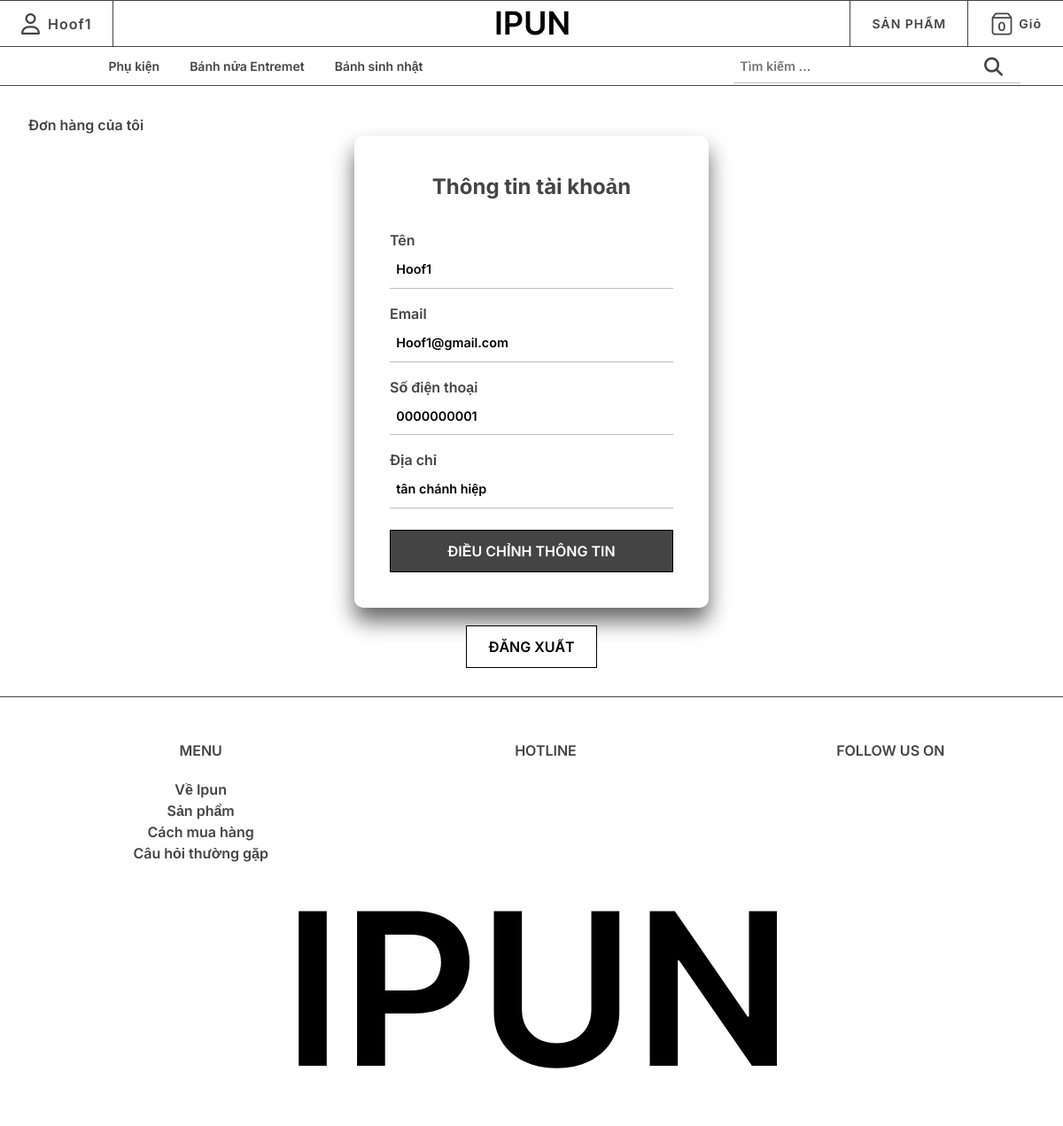
/index.php?page=myaccount (signed in), run on the app's committed database.
### tables this page shows
CREATE TABLE `danhmuc` (
  `id` int(4) NOT NULL,
  `img` varchar(30) DEFAULT NULL,
  `name` varchar(50) NOT NULL,
  `home` tinyint(1) NOT NULL DEFAULT 0,
  `stt` tinyint(1) NOT NULL DEFAULT 0,
  `mota` varchar(50) DEFAULT NULL,
  `content` varchar(200) DEFAULT NULL
);

CREATE TABLE `user` (
  `id` int(6) NOT NULL,
  `username` varchar(50) NOT NULL,
  `email` varchar(50) NOT NULL,
  `pass` varchar(50) NOT NULL,
  `phone` varchar(20) NOT NULL,
  `diachi` text DEFAULT NULL,
  `role` tinyint(1) NOT NULL DEFAULT 0
);

### dao/pdo.php (called while the page is built, shortened)
<?php
function pdo_get_connection(){
    $dburl = "mysql:host=localhost;dbname=wd18313;charset=utf8";
    $username = 'root';
    $password = '';
    $conn = new PDO($dburl, $username, $password);
    $conn->setAttribute(PDO::ATTR_ERRMODE, PDO::ERRMODE_EXCEPTION);
    return $conn;
}
function pdo_query($sql){
    $sql_args = array_slice(func_get_args(), 1);
    try{
        $conn = pdo_get_connection();
        $stmt = $conn->prepare($sql);
        $stmt->execute($sql_args);
        $rows = $stmt->fetchAll();
        return $rows;
    }
    catch(PDOException $e){
        throw $e;
    }
    finally{
        unset($conn);
    }
}
function pdo_query_one($sql){
    $sql_args = array_slice(func_get_args(), 1);
    try{
        $conn = pdo_get_connection();
        $stmt = $conn->prepare($sql);
        $stmt->execute($sql_args);
        $row = $stmt->fetch(PDO::FETCH_ASSOC);
        return $row;
    }
    catch(PDOException $e){
        throw $e;
    }
    finally{
        unset($conn);
    }
}

### dao/danhmuc.php (called while the page is built, shortened)
<?php
require_once 'pdo.php';
function danhmuc_all($limit){
    $sql = "SELECT * FROM danhmuc where home=1 ORDER BY id desc limit ".$limit;
    return pdo_query($sql);
}
function menu($stt){
  $sql = "SELECT * FROM danhmuc where stt=? order by id desc";
  return pdo_query($sql,$stt);
}

### dao/gio_hang.php (called while the page is built, shortened)
<?php
    function tongSoSanPhamTrongGio(){
        $tongSanPham=0;
        return $tongSanPham;
    }
?>

### dao/user.php (called while the page is built, shortened)
<?php
require_once 'pdo.php';
function get_user($id){
    $sql="SELECT * FROM user where id=? ";
    return pdo_query_one($sql,$id);
}

### view/myaccount.php (the view, shortened to what this page needs)
<?php
     $user_info=get_user($id);
     extract($user_info);
?>
<main>
<section class="" style="height: auto;">
    <div class="w-full padding-all-2rem">
    <a class="mt-6" href="index.php?page=mybill">Đơn hàng của tôi</a>
        <div class="login-box ">
            <h2>Thông tin tài khoản</h2>
          <div class="form">
          <label>Tên</label>
          <div class="input"><?=$username?></div>
          </div>
          <div class="form mt-4">
          <label>Email</label>
          <div class="input"><?=$email?></div>
          </div>
          <div class="form mt-4">
          <label>Số điện thoại</label>
          <div class="input"><?=$phone?></div>
          </div>
          <div class="form mt-4">
          <label>Địa chỉ</label>
          <div class="input"><?=$diachi?></div>
          </div>
          <a href="index.php?page=confirm"><button class=" add btn-primary mt-6" name=""><span>Điều chỉnh thông tin</span></button></a>
        </div>
        <a class="w-full flex-center" href="index.php?page=logout"><button class="add w-fit-content" name="btn-logout">Đăng Xuất</button></a>
    </div>
</section>
</main>

### view/header.php (shortened to what this page needs)
<?php
if(isset($_SESSION['user'])&&(count($_SESSION['user'])>0)){
  extract($_SESSION['user']);
  $html_account='<a href="index.php?page=myaccount" class="menu-span">
  <span><i class="fa-regular fa-user fa-xl"></i></span>
  <span style="margin-left: 0.5rem; display: inline;">'.$username.'</span>
</a>';
}
?>
<?php
$menu=menu(1);
  $html_nav='';
  foreach($menu as $item){
    extract($item);
    $html_nav.='
    <span><a href="index.php?page=products&iddm='.$id.'">'.$name.'</a></span>
        ';
  }
?>
<!DOCTYPE html>
<html lang="en">
  <head>
    <link rel="stylesheet" href="view/css/index.css" />
    <link rel="stylesheet" href="view/css/base.css" />
    <link rel="stylesheet" href="view/css/reset.css" />
    <link rel="stylesheet" href="view/css/test.css">
    <link
      rel="stylesheet"
      href="https://cdnjs.cloudflare.com/ajax/libs/font-awesome/6.4.2/css/all.min.css"
    />
  </head>
  <body>
  <div class="wrapper">
        <header class="header bt ">
        <div class="header-main relative">
          <div class="header-logo">
          <a href="index.php">
            <img src="view/img/IPUN.svg" alt="" />
          </a>
          </div>
          <nav class="nav bb">
            <div class="menu" title="Điều hướng">
             <?=$html_account?>
            </div>
            <div class="header-order">
              <div class="header-order_link"><a href="index.php?page=products">SẢN PHẨM</a></div>
              <div class="header-order_link cart">
                <a href="index.php?page=cart">
                  <span class="relative"><img src="view/img/cart.svg" alt=""></i><span class="sl"><?=$tongSanPham?></span></span>
                  <span style="margin-left: 5px;">Giỏ</span>
                </a>
              </div>
            </div>
          </nav>
        </div>
              <div class="slide grid-2 bb">
                <div class="flex slide-list">
                <?=$html_nav?>
                </div>
                  <form action="index.php?page=products" method="post" class="form-search">
                  <div class="form flex">
                  <input class="input" placeholder="Tìm kiếm ..." value="" name="keyWord" required="" type="text">
                  <button name="timkiem" type="submit"><i class="fa-solid fa-magnifying-glass fa-xl"></i></button>
                  </div>
                  </form>
              </div>
          </header>

### view/css/index.css (style rules this page uses)
html { font-family: 'Inter', sans-serif; scroll-behavior: smooth; color: var(--text); font-weight: 600; }
a { color: var(--text); }
header { width: 100%; position: sticky; top: 0px; left: 0; z-index: 10; background-color: var(--background); }
.header-main { height: var(--header-main); letter-spacing: 1px; font-weight: 600; }
.menu { height: 100%; display: flex; place-content: center; place-items: center; border-right: 1px solid #444; }
.menu-span { height: 100%; padding: 0 1.5rem; display: flex; place-content: center; place-items:center ; }
.header-logo { z-index: 10; position: absolute; top: 50%; left: 50%; transform: translate(-50%,-50%); }
.header-logo img { width: auto; height: 30px; }
.nav { width: 100%; position: absolute; display: flex; place-content: space-between; place-items: center; inset: 0; }
.header-order { height: 100%; display: flex; justify-content: space-around; }
.header-order_link { display: flex; padding: 0 24px; align-items: center; border-left: 1px solid #444; font-size: 14px; }
.cart a { width: 100%; display: flex; justify-content: center; align-items: center; }
.sl { position: absolute; top: 50%; left: 50%; transform: translate(-50%,-50%); padding-top: 4px; }
.slide { height: var(--header-slide); align-items: center; align-content: center; font-size: 14px; }
.slide-list { padding: 0 3rem; justify-content: center; gap: 30px; }
.slide-list span { border: 2px solid var(--background); transition: all .5s; }
.slide-list span { position: relative; }
.form-search { padding: 0 3rem ; margin-left: auto; width: 70%; }
.form-search button { position: absolute; right: 20px; top: 50%; transform: translateY(-50%); border: none; background-color: transparent; color: #444; }
.add { display: flex; justify-content: center; align-items: center; text-transform: uppercase; width: auto; width: 100%; height: 3rem; padding: 16px 24px; background-color: white; border: 1px solid black; transition: 0.3s; }

### view/css/base.css (style rules this page uses)
:root { --background:#ffffff; --hover-text:#F5F5F7; --text:#444444; --primary-font:'Inter', sans-serif; --secondary-font:'Dancing Script', cursive; --btn-primary:var(--text) !important; --header-main:3.25rem; --header-slide: 2.75rem; }
.wrapper { max-width: 100%; width: 100%; margin: 0 auto; }
.bt { border-top: 1px solid var(--text); }
.bb { border-bottom: 1px solid var(--text); }
.mt-4 { margin-top: 1rem; }
.mt-6 { margin-top: 1.5rem; }
.relative { position: relative; }
.flex { display: flex; }
.grid-2 { display: grid; grid-template-columns: repeat(2,minmax(0,1fr)); }
.padding-all-2rem { padding: 2rem !important; }
.flex-center { display: flex; align-items: center; justify-content: center; }
.btn-primary { background-color: var(--btn-primary); color: white; }
.w-full { width: 100%; }
.w-fit-content { width: fit-content; }

### view/css/test.css (style rules this page uses)
.form { --width-of-input: 100%; --border-height: 1px; --border-before-color: rgba(86, 86, 86, 0.39); --border-after-color: #000000; position: relative; width: var(--width-of-input); }
.input { color: #000000; font-size: 0.9rem; background-color: transparent; width: 100%; box-sizing: border-box; padding-inline: 0.5em; padding-block: 0.7em; border: none; border-bottom: var(--border-height) solid var(--border-before-color); }
.login-box { width: 400px; padding: 40px; margin : 0 auto; background:var(--background-color); box-sizing: border-box; box-shadow: 0 15px 25px rgba(0,0,0,.6); border-radius: 10px; margin-bottom: 20px; }
.login-box h2 { margin: 0 0 30px; padding: 0; color: var(--text); text-align: center; }

### data on the page
danhmuc: name "Phụ kiện"
danhmuc: name "Bánh nửa Entremet"
danhmuc: name "Bánh sinh nhật"
user: username "Hoof1", email "Hoof1@gmail.com", phone "0000000001", diachi "tân chánh hiệp"

### other printed values
$username "Hoof1"
$tongSanPham "0"
